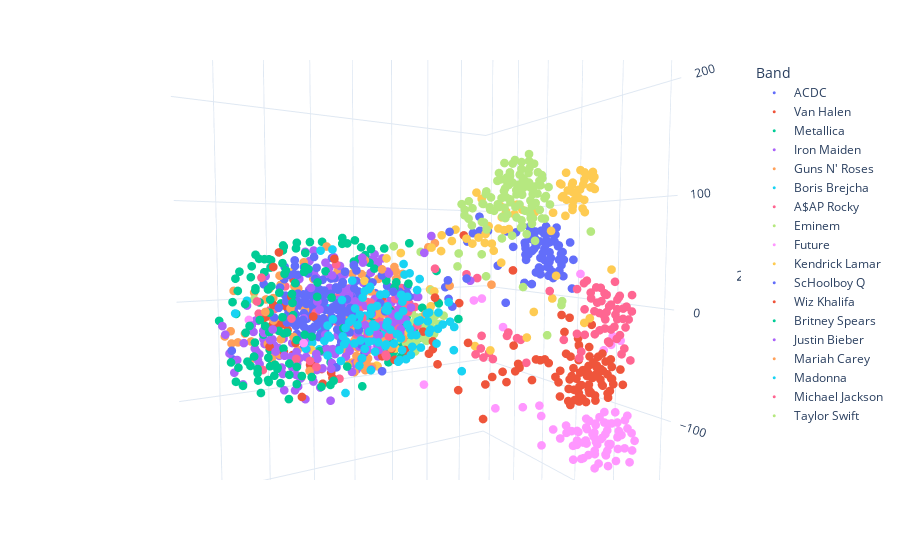

The notebook cell this image was saved under:
### Code cell
fig = px.scatter_3d(
    X_3d, x=0, y=1, z=2,
    color=df[label], labels={'color': 'Band'},
)
fig.update_traces(marker_size=3)

fig.show()
